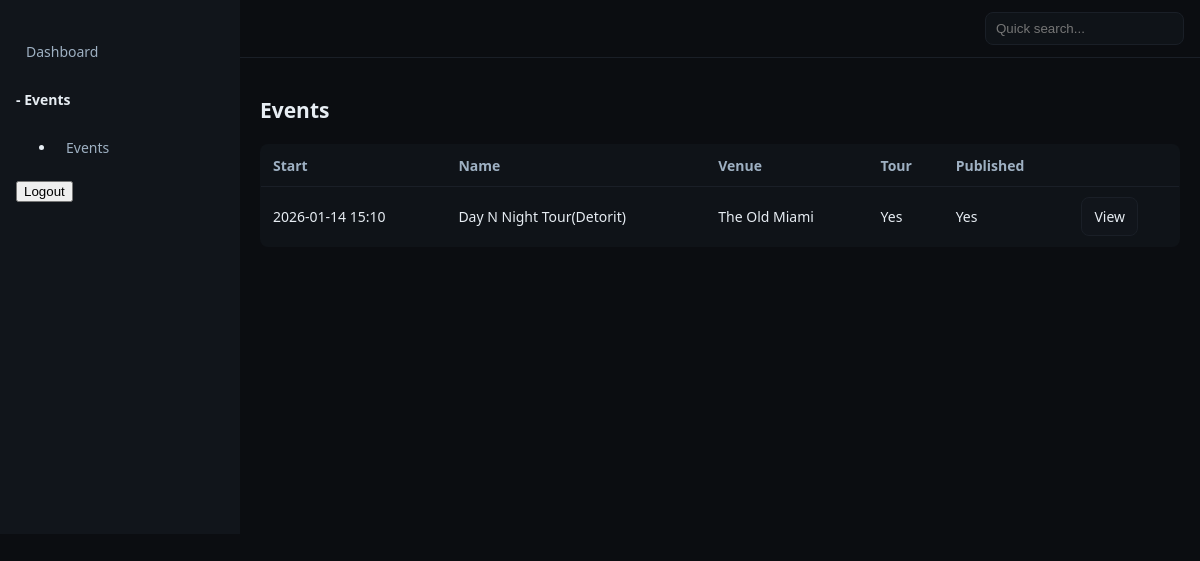
Screenshot of /control/events/ with the database file from the repository.
### events/models.py (models this page shows, shortened)
class Event(models.Model):
    name = models.CharField(max_length=200, blank=True)
    is_tour_stop = models.BooleanField(default=False)
    is_21_plus = models.BooleanField(default=False)
    start = models.DateTimeField()
    end = models.DateTimeField(null=True, blank=True)
    venue = models.ForeignKey(Venue, null=True, blank=True, on_delete=models.SET_NULL)
    afterparty_info = models.TextField(blank=True)
    meet_greet_info = models.TextField(blank=True)
    cover_image = models.ImageField(upload_to="events/cover/", blank=True, null=True,
                                    help_text="Wide hero image for the Events page.")
    flyer       = models.ImageField(upload_to="events/flyer/", blank=True, null=True,
                                    help_text="Portrait flyer used on cards if no cover.")
    published = models.BooleanField(default=False)

class Venue(models.Model):
    name = models.CharField(max_length=200)
    address = models.CharField(max_length=200, blank=True)
    city = models.CharField(max_length=60, blank=True)
    state = models.CharField(max_length=30, blank=True)
    country = models.CharField(max_length=60, blank=True)
    capacity = models.PositiveIntegerField(null=True, blank=True)
    owner_name = models.CharField(max_length=120, blank=True)
    owner_email = models.EmailField(blank=True)
    entertainment_manager = models.CharField(max_length=120, blank=True)
    entertainment_email = models.EmailField(blank=True)
    hours = models.CharField(max_length=200, blank=True)
    def __str__(self):
        return self.name

### events/views.py (the view)
# urls.py: path("", views.events_list, name="list"),
def events_list(request):
    city  = (request.GET.get("city") or "").strip()
    state = (request.GET.get("state") or "").strip()
    venue = (request.GET.get("venue") or "").strip()
    show_past = (request.GET.get("past") in ("1", "true", "yes"))
    now = timezone.now()
    base = (Event.objects
            .filter(published=True)
            .select_related("venue")
            .annotate(has_tickets=Exists(
                TicketType.objects.filter(event_id=OuterRef("pk"), active=True)
            )))
    if city:
        base = base.filter(venue__city__icontains=city)
    if state:
        base = base.filter(venue__state__icontains=state)
    if venue:
        base = base.filter(venue__name__icontains=venue)
    if not show_past:
        base = base.filter(start__gte=now)
    events = list(base.order_by("start"))
    hero = None
    for e in events:
        if e.start and e.start >= now:
            hero = e
            break
    if not hero and events:
        hero = events[0]
    vqs = Venue.objects.filter(event__published=True)
    cities = (vqs.exclude(city="").exclude(city__isnull=True)
                  .values_list("city", flat=True).distinct().order_by("city"))
    states = (vqs.exclude(state="").exclude(state__isnull=True)
                  .values_list("state", flat=True).distinct().order_by("state"))
    venues = (vqs.exclude(name="").exclude(name__isnull=True)
                  .values_list("name", flat=True).distinct().order_by("name"))
    ctx = {
        "hero": hero,
        "events": events,
        "filters": {"city": city, "state": state, "venue": venue, "past": "1" if show_past else ""},
        "cities": cities, "states": states, "venues": venues,
    }
    return render(request, "events/list.html", ctx)

### templates/events/list.html (shortened to what this page needs)
{% extends 'controlpanel/dashboard.html' %}
{% block content %}
<h1>Events</h1>
<table class="table">
  <thead><tr><th>Start</th><th>Name</th><th>Venue</th><th>Tour</th><th>Published</th><th></th></tr></thead>
  <tbody>
  {% for e in events %}
    <a><tr>
      <td>{{ e.start|date:"Y-m-d H:i" }}</td>
      <td>{{ e.name|default:"(unnamed)" }}</td>
      <td>{{ e.venue }}</td>
      <td>{% if e.is_tour_stop %}Yes{% else %}<span class="muted">No</span>{% endif %}</td>
      <td>{% if e.published %}Yes{% else %}<span class="muted">No</span>{% endif %}</td>
      <td>
        <a class="btn" href="{% url 'control:events:dashboard' e.id %}">View</a>
    </td>
    </tr>
  {% empty %}
    <tr><td colspan="6" class="muted">No events.</td></tr>
  {% endfor %}
  </tbody>
</table>
{% endblock %}

### static/css/control.css (style rules this page uses)
:root { --bg:#0b0d11; --panel:#11151b; --ink:#e7edf3; --muted:#9eb0c2; --accent:#4fd1c5; }
* { box-sizing:border-box }
html,body { height:100% }
body { margin:0;background:var(--bg);color:var(--ink);font:14px/1.5 system-ui,-apple-system,Segoe UI,Roboto }
a { color:var(--ink);text-decoration:none }
.table { width:100%;border-collapse:collapse;background:#0f1318;border:1px solid #1a1f27;border-radius:8px;overflow:hidden }
.table th,.table td { padding:10px 12px;border-bottom:1px solid #1a1f27 }
.table th { text-align:left;color:var(--muted);font-weight:600 }
.btn { display:inline-block;padding:8px 12px;border:1px solid #1a1f27;background:#11151b;color:var(--ink);border-radius:8px }

### rows the page displays
Event: start "2026-01-14 15:10", name "Day N Night Tour(Detorit)", venue "The Old Miami", is_tour_stop "Yes", published "Yes"
